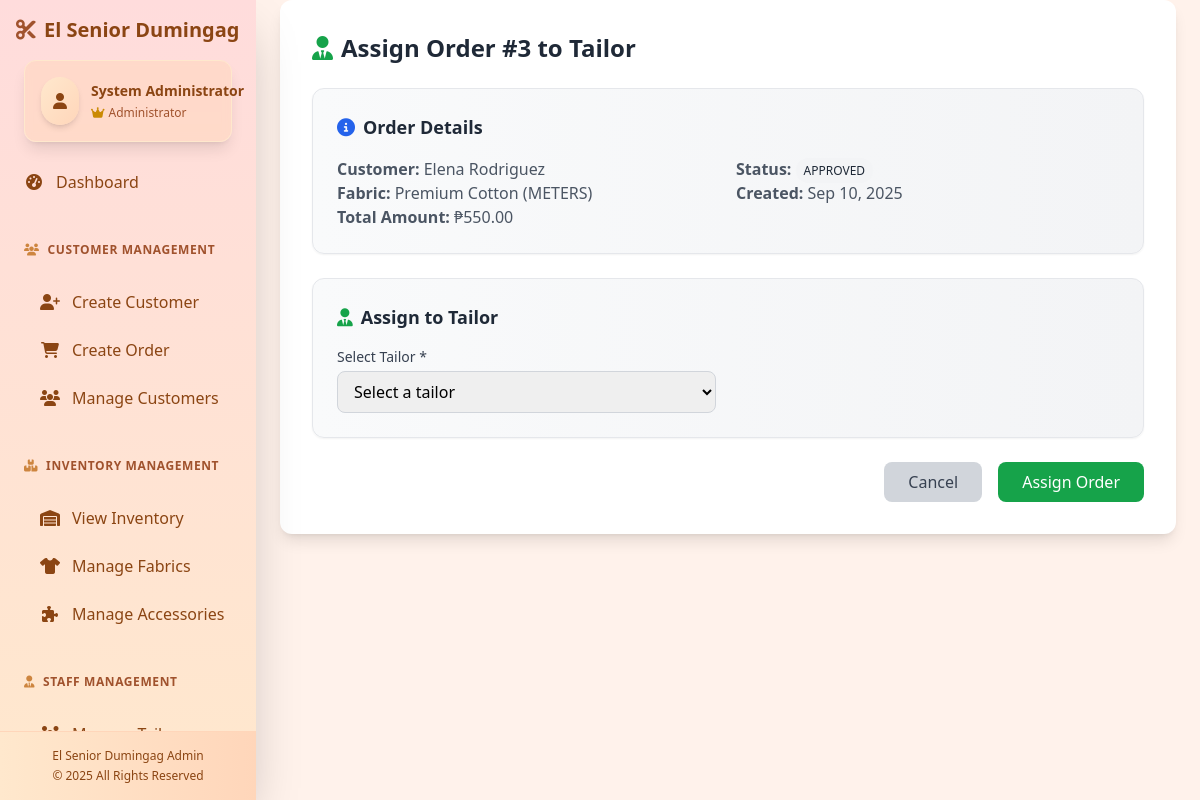
Screenshot of /assign-order/3/ (signed in) with the database file from the repository.
### etailoring/models.py (models this page shows, shortened)
class Order(models.Model):
    STATUS_CHOICES = [
        ('PENDING', 'Pending'),
        ('ASSIGNED', 'Assigned'),
        ('IN_PROGRESS', 'In Progress'),
        ('COMPLETED', 'Completed'),
        ('APPROVED', 'Approved'),
        ('CANCELLED', 'Cancelled'),
    ]
    PAYMENT_STATUS_CHOICES = [
        ('PENDING', 'Pending'),
        ('DOWN_PAYMENT_PAID', 'Down Payment Paid'),
        ('PAID', 'Paid'),
    ]
    DOWN_PAYMENT_STATUS_CHOICES = [
        ('PENDING', 'Pending'),
        ('PAID', 'Paid'),
    ]
    CATEGORY_CHOICES = [
        ('SCHOOL_UNIFORM', 'School Uniforms'),
        ('TEACHERS_UNIFORM', 'Teachers\' Uniforms'),
        ('OFFICE_ATTIRE', 'Office Attire'),
        ('CASUAL_WEAR', 'Casual Wear'),
        ('SPECIAL_ORDER', 'Special Orders'),
    ]
    GARMENT_TYPE_CHOICES = [
        ('BLOUSE', 'Blouse'),
        ('PANTS', 'Pants'),
        ('SKIRT', 'Skirt'),
        ('DRESS', 'Dress'),
        ('JACKET', 'Jacket'),
        ('OTHERS', 'Others'),
    ]
    SLEEVE_LENGTH_CHOICES = [
        ('SHORT', 'Short'),
        ('THREE_QUARTER', '3/4'),
        ('LONG', 'Long'),
    ]
    customer = models.ForeignKey(Customer, on_delete=models.CASCADE)
    fabric = models.ForeignKey(Fabric, on_delete=models.CASCADE)
    accessories = models.ManyToManyField(Accessory, blank=True)
    category = models.CharField(max_length=20, choices=CATEGORY_CHOICES, default='CASUAL_WEAR')
    garment_type = models.CharField(max_length=10, choices=GARMENT_TYPE_CHOICES, default='OTHERS')
    quantity = models.PositiveIntegerField(default=1)
    fabric_type = models.CharField(max_length=100, blank=True)
    accessories_preference = models.CharField(max_length=500, blank=True)
    color_design_preference = models.TextField(blank=True)
    order_date = models.DateField(auto_now_add=True, null=True)
    due_date = models.DateField(null=True, blank=True)
    total_amount = models.DecimalField(max_digits=10, decimal_places=2)
    status = models.CharField(max_length=15, choices=STATUS_CHOICES, default='PENDING')
    payment_status = models.CharField(max_length=20, choices=PAYMENT_STATUS_CHOICES, default='PENDING')
    created_at = models.DateTimeField(auto_now_add=True)
    updated_at = models.DateTimeField(auto_now=True)
    paid_at = models.DateTimeField(null=True, blank=True)
    down_payment_amount = models.DecimalField(max_digits=10, decimal_places=2, default=0)
    down_payment_status = models.CharField(max_length=10, choices=DOWN_PAYMENT_STATUS_CHOICES, default='PENDING')
    down_payment_paid_at = models.DateTimeField(null=True, blank=True)
    remaining_balance = models.DecimalField(max_digits=10, decimal_places=2, default=0)
    neck_circumference = models.DecimalField(max_digits=5, decimal_places=2, null=True, blank=True)
    shoulder_width = models.DecimalField(max_digits=5, decimal_places=2, null=True, blank=True)
    chest_bust_circumference = models.DecimalField(max_digits=5, decimal_places=2, null=True, blank=True)
    upper_bust_circumference = models.DecimalField(max_digits=5, decimal_places=2, null=True, blank=True)
    under_bust_circumference = models.DecimalField(max_digits=5, decimal_places=2, null=True, blank=True)
    waist_circumference = models.DecimalField(max_digits=5, decimal_places=2, null=True, blank=True)
    armhole_circumference = models.DecimalField(max_digits=5, decimal_places=2, null=True, blank=True)
    sleeve_length = models.CharField(max_length=15, choices=SLEEVE_LENGTH_CHOICES, blank=True)
    bicep_circumference = models.DecimalField(max_digits=5, decimal_places=2, null=True, blank=True)
    wrist_circumference = models.DecimalField(max_digits=5, decimal_places=2, null=True, blank=True)
    back_length_nape_to_waist = models.DecimalField(max_digits=5, decimal_places=2, null=True, blank=True)
    blouse_length_shoulder_to_hem = models.DecimalField(max_digits=5, decimal_places=2, null=True, blank=True)
    high_hip_circumference = models.DecimalField(max_digits=5, decimal_places=2, null=True, blank=True)
    full_hip_circumference = models.DecimalField(max_digits=5, decimal_places=2, null=True, blank=True)
    thigh_circumference = models.DecimalField(max_digits=5, decimal_places=2, null=True, blank=True)
    knee_circumference = models.DecimalField(max_digits=5, decimal_places=2, null=True, blank=True)
    calf_circumference = models.DecimalField(max_digits=5, decimal_places=2, null=True, blank=True)
    ankle_circumference = models.DecimalField(max_digits=5, decimal_places=2, null=True, blank=True)
    inseam_crotch_to_ankle = models.DecimalField(max_digits=5, decimal_places=2, null=True, blank=True)
    outseam_waist_to_ankle = models.DecimalField(max_digits=5, decimal_places=2, null=True, blank=True)
    front_rise = models.DecimalField(max_digits=5, decimal_places=2, null=True, blank=True)
    back_rise = models.DecimalField(max_digits=5, decimal_places=2, null=True, blank=True)
    skirt_dress_length = models.DecimalField(max_digits=5, decimal_places=2, null=True, blank=True)
    hem_circumference = models.DecimalField(max_digits=5, decimal_places=2, null=True, blank=True)
    jacket_length_shoulder_to_hem = models.DecimalField(max_digits=5, decimal_places=2, null=True, blank=True)
    class Meta:
        ordering = ['-created_at']

class Customer(models.Model):
    user = models.OneToOneField(User, on_delete=models.CASCADE)
    phone_number = models.CharField(max_length=15)
    address = models.TextField()
    measurements = models.TextField(default='{}', blank=True)
    class Meta:
        ordering = ['user__first_name', 'user__last_name']

class Fabric(models.Model):
    UNIT_TYPE_CHOICES = [
        ('METERS', 'Meters'),
        ('YARDS', 'Yards'),
    ]
    name = models.CharField(max_length=100)
    description = models.TextField(blank=True)
    unit_type = models.CharField(max_length=10, choices=UNIT_TYPE_CHOICES)
    quantity = models.DecimalField(max_digits=10, decimal_places=2, default=Decimal('0.00'))
    price_per_unit = models.DecimalField(max_digits=10, decimal_places=2)
    low_stock_threshold = models.DecimalField(max_digits=10, decimal_places=2, default=Decimal('10.00'))

### etailoring/views.py (the view, shortened to what this page needs)
# urls.py: path('assign-order/<int:order_id>/', views.assign_order_view, name='assign_order'),
@login_required
def assign_order_view(request, order_id):
    if not request.user.is_staff:
        return redirect('etailoring:homepage')
    try:
        order = Order.objects.get(id=order_id)
    except Order.DoesNotExist:
        return redirect('etailoring:manage_orders')
    tailors = Tailor.objects.all()
    return render(request, 'assign_order.html', {
        'order': order,
        'tailors': tailors
    })

### templates/assign_order.html (shortened to what this page needs)
{% extends 'base.html' %}
{% block content %}
<div class="max-w-4xl mx-auto">
    <div class="bg-white rounded-xl shadow-lg p-8">
        <h1 class="text-2xl font-bold text-gray-800 mb-6 flex items-center">
            <i class="fas fa-user-tie text-green-600 mr-2"></i> Assign Order #{{ order.id }} to Tailor
        </h1>
        <div class="bg-gradient-to-r from-gray-50 to-gray-100 p-6 rounded-xl border border-gray-200 shadow-sm mb-6">
            <h2 class="text-lg font-semibold text-gray-800 mb-4 flex items-center">
                <i class="fas fa-info-circle text-blue-600 mr-2"></i> Order Details
            </h2>
            <div class="grid grid-cols-1 md:grid-cols-2 gap-4">
                <div>
                    <p class="text-gray-600"><strong>Customer:</strong> {{ order.customer.user.first_name }} {{ order.customer.user.last_name }}</p>
                    <p class="text-gray-600"><strong>Fabric:</strong> {{ order.fabric.name }} ({{ order.fabric.unit_type }})</p>
                    <p class="text-gray-600"><strong>Total Amount:</strong> ₱{{ order.total_amount }}</p>
                </div>
                <div>
                    <p class="text-gray-600"><strong>Status:</strong>
                        <span class="px-2 py-1 rounded-full text-xs {% if order.status == 'PENDING' %}bg-yellow-100 text-yellow-800{% elif order.status == 'ASSIGNED' %}bg-blue-100 text-blue-800{% elif order.status == 'COMPLETED' %}bg-green-100 text-green-800{% else %}bg-gray-100 text-gray-800{% endif %}">
                            {{ order.status }}
                        </span>
                    </p>
                    <p class="text-gray-600"><strong>Created:</strong> {{ order.created_at|date:"M d, Y" }}</p>
                </div>
            </div>
        </div>
        <form id="assignOrderForm" method="post" class="space-y-6">
            <div class="bg-gradient-to-r from-gray-50 to-gray-100 p-6 rounded-xl border border-gray-200 shadow-sm">
                <h2 class="text-lg font-semibold text-gray-800 mb-4 flex items-center">
                    <i class="fas fa-user-tie text-green-600 mr-2"></i> Assign to Tailor
                </h2>
                <div class="grid grid-cols-1 md:grid-cols-2 gap-6">
                    <div>
                        <label for="tailor" class="block text-sm font-medium text-gray-700 mb-1">Select Tailor *</label>
                        <select id="tailor" name="tailor" required
                            class="w-full px-3 py-2 border border-gray-300 rounded-lg focus:outline-none focus:ring-2 focus:ring-green-500">
                            <option value="">Select a tailor</option>
                        </select>
                    </div>
                </div>
            </div>
            <div class="flex justify-end space-x-4">
                <a href="{% url 'etailoring:manage_orders' %}"
                    class="px-6 py-2 bg-gray-300 text-gray-700 font-medium rounded-lg hover:bg-gray-400 focus:outline-none focus:ring-2 focus:ring-offset-2 focus:ring-gray-500 transition-colors">
                    Cancel
                </a>
                <button type="submit"
                    class="px-6 py-2 bg-green-600 text-white font-medium rounded-lg hover:bg-green-700 focus:outline-none focus:ring-2 focus:ring-offset-2 focus:ring-green-500 transition-colors">
                    Assign Order
                </button>
            </div>
        </form>
    </div>
</div>
{% endblock %}

### templates/base.html (shortened to what this page needs)
<!DOCTYPE html>
<html lang="en">
<head>
    <script src="https://cdn.tailwindcss.com"></script>
    <link rel="stylesheet" href="{% load static %}{% static 'css/custom.css' %}">
    <link rel="stylesheet" href="https://cdnjs.cloudflare.com/ajax/libs/font-awesome/6.4.0/css/all.min.css">
    <script src="{% load static %}{% static 'js/pricing.js' %}"></script>
</head>
<body class="bg-primary-cream">
    <div class="flex h-screen overflow-hidden" x-data="{ sidebarOpen: false }">
        {% if user.is_authenticated and user.is_staff %}
        <div :class="sidebarOpen ? 'translate-x-0' : '-translate-x-full'" class="bg-gradient-to-b from-primary-rose to-primary-peach text-text-dark w-64 h-screen overflow-y-auto flex flex-col fixed inset-y-0 left-0 z-30 transform transition duration-300 ease-in-out md:translate-x-0 md:relative md:inset-auto shadow-2xl">
            <div class="flex justify-between items-center px-4 py-4">
                <div class="text-text-dark text-xl font-bold flex items-center">
                    <i class="fas fa-cut mr-2 text-text-medium"></i>
                    <a href="{% url 'etailoring:admin_dashboard' %}" class="hover:text-text-light transition-colors">El Senior Dumingag</a>
                </div>
            </div>
            <div class="px-4 mb-4">
                <div class="px-4 py-4 bg-primary-beige bg-opacity-50 rounded-xl mx-2 backdrop-blur-sm border border-primary-peach shadow-lg">
                    <div class="flex items-center">
                        <div class="bg-gradient-to-br from-primary-peach to-primary-beige rounded-full p-3 mr-3 shadow-md">
                            <i class="fas fa-user text-text-dark"></i>
                        </div>
                        <div class="text-sm">
                            <p class="font-semibold truncate text-text-dark">{{ user.first_name }} {{ user.last_name }}</p>
                            <p class="text-text-medium text-xs mt-1 flex items-center">
                                <i class="fas fa-crown text-yellow-600 mr-1"></i> Administrator
                            </p>
                        </div>
                    </div>
                </div>
            </div>
            <nav class="px-2 flex-grow overflow-y-auto pb-24">
                <a href="{% url 'etailoring:admin_dashboard' %}" class="flex items-center py-3 px-4 rounded-xl transition-all duration-200 hover:bg-primary-beige hover:shadow-md ">
                    <i class="fas fa-tachometer-alt mr-3 w-5 text-center"></i>
                    <span class="font-medium">Dashboard</span>
                </a>
                <div class="px-4 py-3 text-text-medium text-xs font-bold uppercase tracking-wider mt-6 mb-2 flex items-center">
                    <i class="fas fa-users mr-2 text-text-light"></i> Customer Management
                </div>
                <a href="{% url 'etailoring:create_customer' %}" class="flex items-center py-3 px-4 rounded-xl transition-all duration-200 hover:bg-primary-beige hover:shadow-md ml-4 ">
                    <i class="fas fa-user-plus mr-3 w-5 text-center"></i>
                    <span>Create Customer</span>
                </a>
                <a href="{% url 'etailoring:create_order' %}" class="flex items-center py-3 px-4 rounded-xl transition-all duration-200 hover:bg-primary-beige hover:shadow-md ml-4 ">
                    <i class="fas fa-shopping-cart mr-3 w-5 text-center"></i>
                    <span>Create Order</span>
                </a>
                <a href="{% url 'etailoring:manage_customers' %}" class="flex items-center py-3 px-4 rounded-xl transition-all duration-200 hover:bg-primary-beige hover:shadow-md ml-4 ">
                    <i class="fas fa-users mr-3 w-5 text-center"></i>
                    <span>Manage Customers</span>
                </a>
                <div class="px-4 py-3 text-text-medium text-xs font-bold uppercase tracking-wider mt-6 mb-2 flex items-center">
                    <i class="fas fa-boxes mr-2 text-text-light"></i> Inventory Management
                </div>
                <a href="{% url 'etailoring:inventory_management' %}" class="flex items-center py-3 px-4 rounded-xl transition-all duration-200 hover:bg-primary-beige hover:shadow-md ml-4 ">
                    <i class="fas fa-warehouse mr-3 w-5 text-center"></i>
                    <span>View Inventory</span>
                </a>
                <a href="{% url 'etailoring:manage_fabrics' %}" class="flex items-center py-3 px-4 rounded-xl transition-all duration-200 hover:bg-primary-beige hover:shadow-md ml-4 ">
                    <i class="fas fa-tshirt mr-3 w-5 text-center"></i>
                    <span>Manage Fabrics</span>
                </a>
                <a href="{% url 'etailoring:manage_accessories' %}" class="flex items-center py-3 px-4 rounded-xl transition-all duration-200 hover:bg-primary-beige hover:shadow-md ml-4 ">
                    <i class="fas fa-puzzle-piece mr-3 w-5 text-center"></i>
                    <span>Manage Accessories</span>
                </a>
                <div class="px-4 py-3 text-text-medium text-xs font-bold uppercase tracking-wider mt-6 mb-2 flex items-center">
                    <i class="fas fa-user-tie mr-2 text-text-light"></i> Staff Management
                </div>
                <a href="{% url 'etailoring:manage_tailors' %}" class="flex items-center py-3 px-4 rounded-xl transition-all duration-200 hover:bg-primary-beige hover:shadow-md ml-4 ">
                    <i class="fas fa-users-cog mr-3 w-5 text-center"></i>
                    <span>Manage Tailors</span>
                </a>
            </nav>
            <div class="mt-auto p-4 bg-gradient-to-r from-primary-peach to-primary-beige border-t border-primary-beige sticky bottom-0 left-0 right-0">
                <div class="text-xs text-text-dark text-center">
                    <p>El Senior Dumingag Admin</p>
                    <p class="mt-1">© 2025 All Rights Reserved</p>
                </div>
            </div>
        </div>
        {% endif %}
        <div class="flex-1 overflow-auto flex flex-col relative">
            <div class="flex-1 overflow-y-auto">
                {% block content %}{% endblock %}
            </div>
        </div>
    </div>
</body>
</html>

### static/css/custom.css (style rules this page uses)
:root { --primary-rose: #FFDCDC; --primary-cream: #FFF2EB; --primary-peach: #FFE8CD; --primary-beige: #FFD6BA; --text-dark: #8B4513; --text-medium: #A0522D; --text-light: #CD853F; --border-color: #DEB887; }

### rows the page displays
Order: id "3", customer.user.first_name "Elena", customer.user.last_name "Rodriguez", fabric.name "Premium Cotton", fabric.unit_type "METERS", total_amount "550.00", status "APPROVED", created_at "Sep 10, 2025"

### other values shown
{{ user.first_name }} "System"
{{ user.last_name }} "Administrator"
